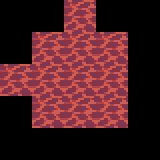

The image is a tile-based game level rendered from a .tmx file. Its description and complete source (layers, tilesets, objects, tile grids) follow:
An orthogonal 5x5 tile map with 32x32 px tiles, 1 tile layer (Tile Layer 1).

<map version="1.0" tiledversion="1.1.6" orientation="orthogonal" renderorder="right-down" width="5" height="5" tilewidth="32" tileheight="32" infinite="0" nextobjectid="1">
 <tileset firstgid="1" source="../ground.tsx" />
 <layer name="Tile Layer 1" width="5" height="5">
  <data encoding="csv">
0,0,27,0,0,
0,27,27,27,0,
27,27,27,27,0,
0,27,27,27,0,
0,0,0,0,0
</data>
 </layer>
</map>
